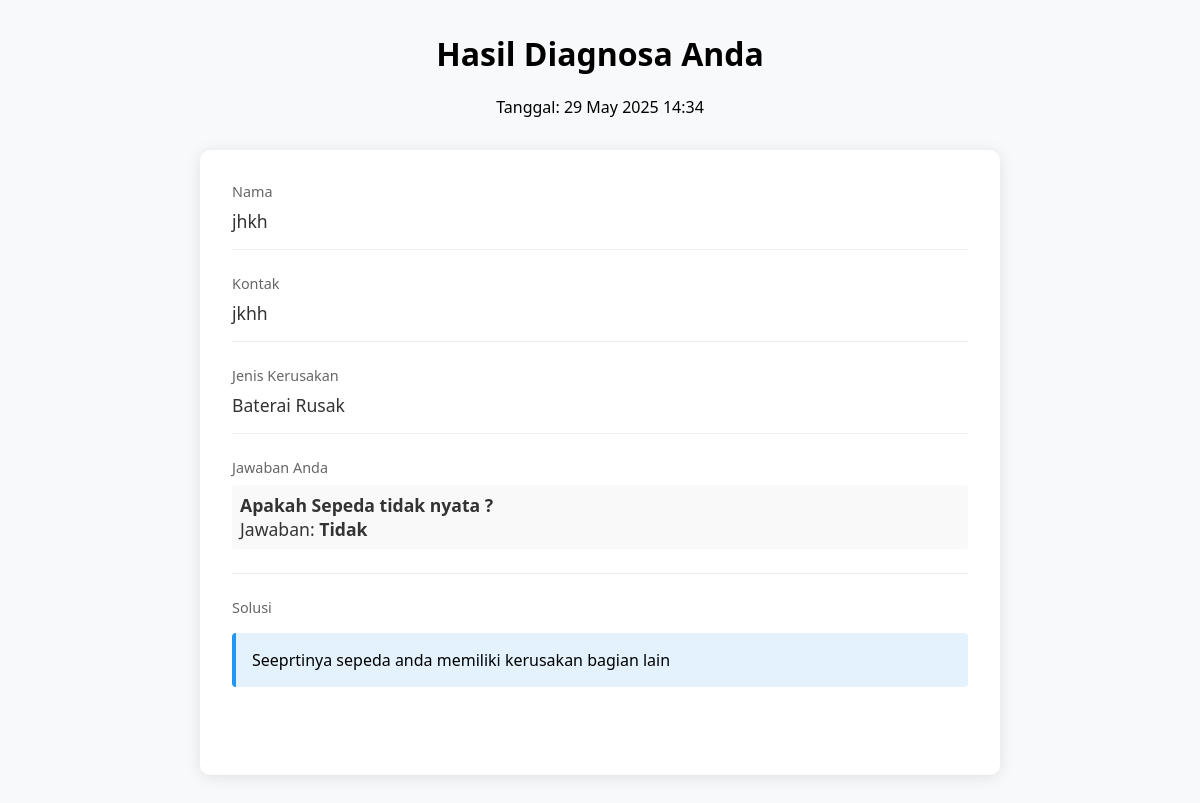
The page /view_hasil.php?id=9 on the database its author committed.
### tables this page shows
CREATE TABLE `hasil_diagnosa` (
  `id` int(11) NOT NULL,
  `nama_user` varchar(100) NOT NULL,
  `kontak` varchar(20) NOT NULL,
  `id_kerusakan` varchar(11) NOT NULL,
  `jawaban` text NOT NULL,
  `solusi` text NOT NULL,
  `tanggal` datetime DEFAULT current_timestamp()
);

CREATE TABLE `kerusakan` (
  `id` varchar(11) NOT NULL,
  `nama_kerusakan` varchar(100) NOT NULL
);

### view_hasil.php (the view, shortened to what this page needs)
<?php
$db_host = 'localhost';
$db_user = 'root';
$db_pass = '';
$db_name = 'sepedalistrik';
try {
    $db = new PDO("mysql:host=$db_host;dbname=$db_name;charset=utf8", $db_user, $db_pass);
    $db->setAttribute(PDO::ATTR_ERRMODE, PDO::ERRMODE_EXCEPTION);
} catch(PDOException $e) {
    die("Koneksi database gagal: " . $e->getMessage());
}
$result = [];
if(isset($_GET['id'])) {
    try {
        $stmt = $db->prepare("
            SELECT h.*, k.nama_kerusakan
            FROM hasil_diagnosa h
            JOIN kerusakan k ON h.id_kerusakan = k.id
            WHERE h.id = :id
        ");
        $stmt->execute([':id' => $_GET['id']]);
        $result = $stmt->fetch(PDO::FETCH_ASSOC);
    } catch(PDOException $e) {
        die("Error mengambil data: " . $e->getMessage());
    }
}
$tanggal = date('d F Y H:i', strtotime($result['tanggal']));
?>
<!DOCTYPE html>
<html lang="id">
<head>
</head>
<body>
    <div class="header">
        <h1>Hasil Diagnosa Anda</h1>
        <p>Tanggal: <?= $tanggal ?></p>
    </div>
    <div class="result-container">
        <div class="result-item">
            <div class="result-label">Nama</div>
            <div class="result-value"><?= htmlspecialchars($result['nama_user']) ?></div>
        </div>
        <div class="result-item">
            <div class="result-label">Kontak</div>
            <div class="result-value"><?= htmlspecialchars($result['kontak']) ?></div>
        </div>
        <div class="result-item">
            <div class="result-label">Jenis Kerusakan</div>
            <div class="result-value"><?= htmlspecialchars($result['nama_kerusakan']) ?></div>
        </div>
        <div class="result-item">
            <div class="result-label">Jawaban Anda</div>
            <div class="result-value">
                <?php
                $answers = json_decode($result['jawaban'], true);
                if (!empty($answers) && is_array($answers)) {
                    $stmt = $db->prepare("SELECT id, teks_pertanyaan FROM pertanyaan
                                        WHERE id_kerusakan = :id_kerusakan");
                    $stmt->execute([':id_kerusakan' => $result['id_kerusakan']]);
                    $questions = $stmt->fetchAll(PDO::FETCH_KEY_PAIR);
                    foreach($answers as $q_id => $answer) {
                        $question_text = $questions[$q_id] ?? "Pertanyaan $q_id";
                        echo '<div class="answer-item">';
                        echo '<div><strong>' . htmlspecialchars($question_text) . '</strong></div>';
                        echo '<div>Jawaban: <strong>' . htmlspecialchars($answer) . '</strong></div>';
                        echo '</div>';
                    }
                } else {
                    echo '<div>Tidak ada jawaban yang direkam</div>';
                }
                ?>
            </div>
        </div>
        <div class="result-item">
            <div class="result-label">Solusi</div>
            <div class="solution-box">
                <?= nl2br(htmlspecialchars($result['solusi'])) ?>
            </div>
        </div>
    </div>
</body>
</html>

### view_hasil.php (style rules this page uses)
body { font-family: 'Segoe UI', Tahoma, Geneva, Verdana, sans-serif; max-width: 800px; margin: 2rem auto; padding: 0 20px; background-color: #f8f9fa; }
.header { text-align: center; margin-bottom: 2rem; }
.result-container { background: white; border-radius: 10px; box-shadow: 0 2px 15px rgba(0,0,0,0.1); padding: 2rem; }
.result-item { margin-bottom: 1.5rem; padding-bottom: 1rem; border-bottom: 1px solid #eee; }
.result-item:last-child { border-bottom: none; }
.result-label { color: #666; font-size: 0.9rem; margin-bottom: 0.5rem; }
.result-value { font-size: 1.1rem; color: #333; }
.solution-box { background: #e3f2fd; border-left: 4px solid #2196F3; padding: 1rem; margin: 1rem 0; border-radius: 4px; }
.answer-item { margin-bottom: 0.5rem; padding: 0.5rem; background: #f9f9f9; border-radius: 4px; }

### rows shown on the page
hasil_diagnosa: tanggal "29 May 2025 14:34", nama_user "jhkh", kontak "jkhh", id_kerusakan.nama_kerusakan "Baterai Rusak", question_text "Apakah Sepeda tidak nyata ?", jawaban "Tidak", solusi "Seeprtinya sepeda anda memiliki kerusakan bagian lain"
